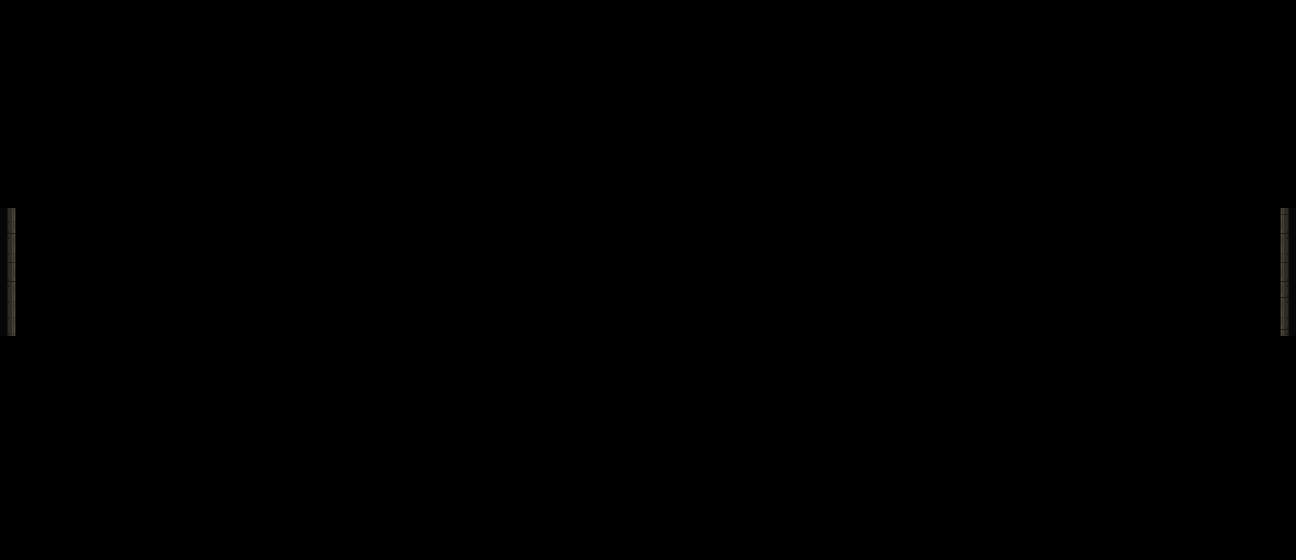

Rendered tile map (Tiled .tmx) drawn with the repository's tilesets; below, a short description and the map source with its tile grids summarised:
An orthogonal 81x35 tile map with 16x16 px tiles, 1 tile layer (PORTES), 5 hidden layers not drawn, 2 tilesets.

<map version="1.5" tiledversion="1.7.2" orientation="orthogonal" renderorder="right-down" width="81" height="35" tilewidth="16" tileheight="16" infinite="0" nextlayerid="9" nextobjectid="1">
 <tileset firstgid="1" name="Floor1_TileSet" tilewidth="16" tileheight="16" tilecount="2560" columns="64">
  <image source="../Sprites/Maps/RF_Catacombs_v1.0/mainlevbuild.png" width="1024" height="640" />
 </tileset>
 <tileset firstgid="2561" name="Colisions" tilewidth="16" tileheight="16" tilecount="2" columns="2">
  <image source="../Sprites/Maps/Colisions.png" width="32" height="16" />
 </tileset>
 <layer id="2" name="Terra" width="81" height="35" visible="0">
  <data>[2835 cells, 2835 non-empty, 14 distinct tile ids]</data>
 </layer>
 <layer id="7" name="Terra2" width="81" height="35" visible="0">
  <data>[2835 cells, 10 non-empty, 1 distinct tile ids]</data>
 </layer>
 <layer id="1" name="Parets" width="81" height="35" visible="0">
  <data>[2835 cells, 622 non-empty, 207 distinct tile ids]</data>
 </layer>
 <layer id="5" name="Porta" width="81" height="35" visible="0">
  <data>[2835 cells, 8 non-empty, 8 distinct tile ids]</data>
 </layer>
 <layer id="3" name="Colisions" width="81" height="35" visible="0" opacity="0.54">
  <data>[2835 cells, 220 non-empty, 1 distinct tile ids]</data>
 </layer>
 <layer id="8" name="PORTES" width="81" height="35">
  <data>[2835 cells, 16 non-empty, 6 distinct tile ids]</data>
 </layer>
</map>
